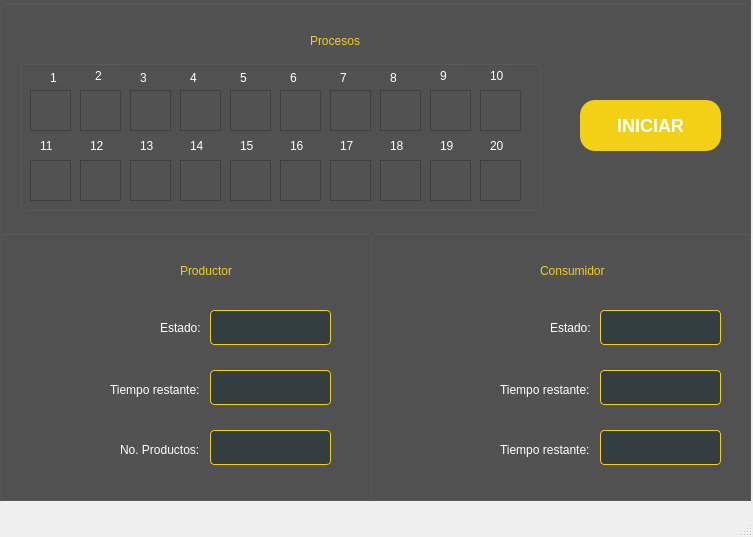
<?xml version="1.0" encoding="UTF-8"?>
<ui version="4.0">
 <class>MainWindow</class>
 <widget class="QMainWindow" name="MainWindow">
  <property name="geometry">
   <rect>
    <x>0</x>
    <y>0</y>
    <width>753</width>
    <height>537</height>
   </rect>
  </property>
  <property name="windowTitle">
   <string>MainWindow</string>
  </property>
  <widget class="QWidget" name="centralwidget">
   <widget class="QGroupBox" name="BoxProceso">
    <property name="geometry">
     <rect>
      <x>0</x>
      <y>0</y>
      <width>751</width>
      <height>231</height>
     </rect>
    </property>
    <property name="styleSheet">
     <string notr="true">background-color: rgb(82, 82, 82)</string>
    </property>
    <property name="title">
     <string/>
    </property>
    <widget class="QLabel" name="label">
     <property name="geometry">
      <rect>
       <x>310</x>
       <y>20</y>
       <width>111</width>
       <height>41</height>
      </rect>
     </property>
     <property name="styleSheet">
      <string notr="true">font: 700 18pt &quot;Myanmar Text&quot;;
color: rgb(241, 208, 22 )</string>
     </property>
     <property name="text">
      <string>Procesos</string>
     </property>
    </widget>
    <widget class="QGroupBox" name="groupBox">
     <property name="geometry">
      <rect>
       <x>20</x>
       <y>60</y>
       <width>521</width>
       <height>151</height>
      </rect>
     </property>
     <property name="title">
      <string/>
     </property>
     <widget class="QGraphicsView" name="graphicsView_1">
      <property name="geometry">
       <rect>
        <x>10</x>
        <y>30</y>
        <width>41</width>
        <height>41</height>
       </rect>
      </property>
     </widget>
     <widget class="QGraphicsView" name="graphicsView_2">
      <property name="geometry">
       <rect>
        <x>60</x>
        <y>30</y>
        <width>41</width>
        <height>41</height>
       </rect>
      </property>
     </widget>
     <widget class="QGraphicsView" name="graphicsView_3">
      <property name="geometry">
       <rect>
        <x>110</x>
        <y>30</y>
        <width>41</width>
        <height>41</height>
       </rect>
      </property>
     </widget>
     <widget class="QGraphicsView" name="graphicsView_4">
      <property name="geometry">
       <rect>
        <x>160</x>
        <y>30</y>
        <width>41</width>
        <height>41</height>
       </rect>
      </property>
     </widget>
     <widget class="QGraphicsView" name="graphicsView_5">
      <property name="geometry">
       <rect>
        <x>210</x>
        <y>30</y>
        <width>41</width>
        <height>41</height>
       </rect>
      </property>
     </widget>
     <widget class="QGraphicsView" name="graphicsView_6">
      <property name="geometry">
       <rect>
        <x>260</x>
        <y>30</y>
        <width>41</width>
        <height>41</height>
       </rect>
      </property>
     </widget>
     <widget class="QGraphicsView" name="graphicsView_7">
      <property name="geometry">
       <rect>
        <x>310</x>
        <y>30</y>
        <width>41</width>
        <height>41</height>
       </rect>
      </property>
     </widget>
     <widget class="QGraphicsView" name="graphicsView_8">
      <property name="geometry">
       <rect>
        <x>360</x>
        <y>30</y>
        <width>41</width>
        <height>41</height>
       </rect>
      </property>
     </widget>
     <widget class="QGraphicsView" name="graphicsView_9">
      <property name="geometry">
       <rect>
        <x>410</x>
        <y>30</y>
        <width>41</width>
        <height>41</height>
       </rect>
      </property>
     </widget>
     <widget class="QGraphicsView" name="graphicsView_10">
      <property name="geometry">
       <rect>
        <x>460</x>
        <y>30</y>
        <width>41</width>
        <height>41</height>
       </rect>
      </property>
     </widget>
     <widget class="QGraphicsView" name="graphicsView_11">
      <property name="geometry">
       <rect>
        <x>10</x>
        <y>100</y>
        <width>41</width>
        <height>41</height>
       </rect>
      </property>
     </widget>
     <widget class="QGraphicsView" name="graphicsView_12">
      <property name="geometry">
       <rect>
        <x>60</x>
        <y>100</y>
        <width>41</width>
        <height>41</height>
       </rect>
      </property>
     </widget>
     <widget class="QGraphicsView" name="graphicsView_13">
      <property name="geometry">
       <rect>
        <x>110</x>
        <y>100</y>
        <width>41</width>
        <height>41</height>
       </rect>
      </property>
     </widget>
     <widget class="QGraphicsView" name="graphicsView_14">
      <property name="geometry">
       <rect>
        <x>160</x>
        <y>100</y>
        <width>41</width>
        <height>41</height>
       </rect>
      </property>
     </widget>
     <widget class="QGraphicsView" name="graphicsView_15">
      <property name="geometry">
       <rect>
        <x>210</x>
        <y>100</y>
        <width>41</width>
        <height>41</height>
       </rect>
      </property>
     </widget>
     <widget class="QGraphicsView" name="graphicsView_16">
      <property name="geometry">
       <rect>
        <x>260</x>
        <y>100</y>
        <width>41</width>
        <height>41</height>
       </rect>
      </property>
     </widget>
     <widget class="QGraphicsView" name="graphicsView_17">
      <property name="geometry">
       <rect>
        <x>310</x>
        <y>100</y>
        <width>41</width>
        <height>41</height>
       </rect>
      </property>
     </widget>
     <widget class="QGraphicsView" name="graphicsView_18">
      <property name="geometry">
       <rect>
        <x>360</x>
        <y>100</y>
        <width>41</width>
        <height>41</height>
       </rect>
      </property>
     </widget>
     <widget class="QGraphicsView" name="graphicsView_19">
      <property name="geometry">
       <rect>
        <x>410</x>
        <y>100</y>
        <width>41</width>
        <height>41</height>
       </rect>
      </property>
     </widget>
     <widget class="QGraphicsView" name="graphicsView_20">
      <property name="geometry">
       <rect>
        <x>460</x>
        <y>100</y>
        <width>41</width>
        <height>41</height>
       </rect>
      </property>
     </widget>
     <widget class="QLabel" name="label_2">
      <property name="geometry">
       <rect>
        <x>30</x>
        <y>10</y>
        <width>16</width>
        <height>16</height>
       </rect>
      </property>
      <property name="styleSheet">
       <string notr="true">color: rgb(255, 255, 255);
font: 12pt &quot;Segoe UI&quot;;</string>
      </property>
      <property name="text">
       <string>1</string>
      </property>
     </widget>
     <widget class="QLabel" name="label_3">
      <property name="geometry">
       <rect>
        <x>75</x>
        <y>5</y>
        <width>21</width>
        <height>21</height>
       </rect>
      </property>
      <property name="styleSheet">
       <string notr="true">color: rgb(255, 255, 255);
font: 12pt &quot;Segoe UI&quot;;</string>
      </property>
      <property name="text">
       <string>2</string>
      </property>
     </widget>
     <widget class="QLabel" name="label_4">
      <property name="geometry">
       <rect>
        <x>120</x>
        <y>10</y>
        <width>16</width>
        <height>16</height>
       </rect>
      </property>
      <property name="styleSheet">
       <string notr="true">color: rgb(255, 255, 255);
font: 12pt &quot;Segoe UI&quot;;</string>
      </property>
      <property name="text">
       <string>3</string>
      </property>
     </widget>
     <widget class="QLabel" name="label_5">
      <property name="geometry">
       <rect>
        <x>170</x>
        <y>10</y>
        <width>16</width>
        <height>16</height>
       </rect>
      </property>
      <property name="styleSheet">
       <string notr="true">color: rgb(255, 255, 255);
font: 12pt &quot;Segoe UI&quot;;</string>
      </property>
      <property name="text">
       <string>4</string>
      </property>
     </widget>
     <widget class="QLabel" name="label_6">
      <property name="geometry">
       <rect>
        <x>220</x>
        <y>10</y>
        <width>16</width>
        <height>16</height>
       </rect>
      </property>
      <property name="styleSheet">
       <string notr="true">color: rgb(255, 255, 255);
font: 12pt &quot;Segoe UI&quot;;</string>
      </property>
      <property name="text">
       <string>5</string>
      </property>
     </widget>
     <widget class="QLabel" name="label_7">
      <property name="geometry">
       <rect>
        <x>270</x>
        <y>10</y>
        <width>16</width>
        <height>16</height>
       </rect>
      </property>
      <property name="styleSheet">
       <string notr="true">color: rgb(255, 255, 255);
font: 12pt &quot;Segoe UI&quot;;</string>
      </property>
      <property name="text">
       <string>6</string>
      </property>
     </widget>
     <widget class="QLabel" name="label_8">
      <property name="geometry">
       <rect>
        <x>320</x>
        <y>10</y>
        <width>16</width>
        <height>16</height>
       </rect>
      </property>
      <property name="styleSheet">
       <string notr="true">color: rgb(255, 255, 255);
font: 12pt &quot;Segoe UI&quot;;</string>
      </property>
      <property name="text">
       <string>7</string>
      </property>
     </widget>
     <widget class="QLabel" name="label_9">
      <property name="geometry">
       <rect>
        <x>370</x>
        <y>10</y>
        <width>16</width>
        <height>16</height>
       </rect>
      </property>
      <property name="styleSheet">
       <string notr="true">color: rgb(255, 255, 255);
font: 12pt &quot;Segoe UI&quot;;</string>
      </property>
      <property name="text">
       <string>8</string>
      </property>
     </widget>
     <widget class="QLabel" name="label_10">
      <property name="geometry">
       <rect>
        <x>420</x>
        <y>6</y>
        <width>20</width>
        <height>20</height>
       </rect>
      </property>
      <property name="styleSheet">
       <string notr="true">color: rgb(255, 255, 255);
font: 12pt &quot;Segoe UI&quot;;</string>
      </property>
      <property name="text">
       <string>9</string>
      </property>
     </widget>
     <widget class="QLabel" name="label_11">
      <property name="geometry">
       <rect>
        <x>470</x>
        <y>6</y>
        <width>21</width>
        <height>20</height>
       </rect>
      </property>
      <property name="styleSheet">
       <string notr="true">color: rgb(255, 255, 255);
font: 12pt &quot;Segoe UI&quot;;</string>
      </property>
      <property name="text">
       <string>10</string>
      </property>
     </widget>
     <widget class="QLabel" name="label_12">
      <property name="geometry">
       <rect>
        <x>20</x>
        <y>75</y>
        <width>21</width>
        <height>21</height>
       </rect>
      </property>
      <property name="styleSheet">
       <string notr="true">color: rgb(255, 255, 255);
font: 12pt &quot;Segoe UI&quot;;</string>
      </property>
      <property name="text">
       <string>11</string>
      </property>
     </widget>
     <widget class="QLabel" name="label_13">
      <property name="geometry">
       <rect>
        <x>70</x>
        <y>75</y>
        <width>21</width>
        <height>21</height>
       </rect>
      </property>
      <property name="styleSheet">
       <string notr="true">color: rgb(255, 255, 255);
font: 12pt &quot;Segoe UI&quot;;</string>
      </property>
      <property name="text">
       <string>12</string>
      </property>
     </widget>
     <widget class="QLabel" name="label_14">
      <property name="geometry">
       <rect>
        <x>120</x>
        <y>75</y>
        <width>21</width>
        <height>21</height>
       </rect>
      </property>
      <property name="styleSheet">
       <string notr="true">color: rgb(255, 255, 255);
font: 12pt &quot;Segoe UI&quot;;</string>
      </property>
      <property name="text">
       <string>13</string>
      </property>
     </widget>
     <widget class="QLabel" name="label_15">
      <property name="geometry">
       <rect>
        <x>170</x>
        <y>75</y>
        <width>31</width>
        <height>21</height>
       </rect>
      </property>
      <property name="styleSheet">
       <string notr="true">color: rgb(255, 255, 255);
font: 12pt &quot;Segoe UI&quot;;</string>
      </property>
      <property name="text">
       <string>14</string>
      </property>
     </widget>
     <widget class="QLabel" name="label_16">
      <property name="geometry">
       <rect>
        <x>220</x>
        <y>75</y>
        <width>31</width>
        <height>21</height>
       </rect>
      </property>
      <property name="styleSheet">
       <string notr="true">color: rgb(255, 255, 255);
font: 12pt &quot;Segoe UI&quot;;</string>
      </property>
      <property name="text">
       <string>15</string>
      </property>
     </widget>
     <widget class="QLabel" name="label_17">
      <property name="geometry">
       <rect>
        <x>270</x>
        <y>76</y>
        <width>21</width>
        <height>20</height>
       </rect>
      </property>
      <property name="styleSheet">
       <string notr="true">color: rgb(255, 255, 255);
font: 12pt &quot;Segoe UI&quot;;</string>
      </property>
      <property name="text">
       <string>16</string>
      </property>
     </widget>
     <widget class="QLabel" name="label_18">
      <property name="geometry">
       <rect>
        <x>320</x>
        <y>76</y>
        <width>20</width>
        <height>20</height>
       </rect>
      </property>
      <property name="styleSheet">
       <string notr="true">color: rgb(255, 255, 255);
font: 12pt &quot;Segoe UI&quot;;</string>
      </property>
      <property name="text">
       <string>17</string>
      </property>
     </widget>
     <widget class="QLabel" name="label_19">
      <property name="geometry">
       <rect>
        <x>370</x>
        <y>75</y>
        <width>21</width>
        <height>21</height>
       </rect>
      </property>
      <property name="styleSheet">
       <string notr="true">color: rgb(255, 255, 255);
font: 12pt &quot;Segoe UI&quot;;</string>
      </property>
      <property name="text">
       <string>18</string>
      </property>
     </widget>
     <widget class="QLabel" name="label_20">
      <property name="geometry">
       <rect>
        <x>420</x>
        <y>75</y>
        <width>21</width>
        <height>21</height>
       </rect>
      </property>
      <property name="styleSheet">
       <string notr="true">color: rgb(255, 255, 255);
font: 12pt &quot;Segoe UI&quot;;</string>
      </property>
      <property name="text">
       <string>19</string>
      </property>
     </widget>
     <widget class="QLabel" name="label_21">
      <property name="geometry">
       <rect>
        <x>470</x>
        <y>76</y>
        <width>21</width>
        <height>20</height>
       </rect>
      </property>
      <property name="styleSheet">
       <string notr="true">color: rgb(255, 255, 255);
font: 12pt &quot;Segoe UI&quot;;</string>
      </property>
      <property name="text">
       <string>20</string>
      </property>
     </widget>
    </widget>
    <widget class="QPushButton" name="pushButton_Start">
     <property name="geometry">
      <rect>
       <x>580</x>
       <y>100</y>
       <width>141</width>
       <height>51</height>
      </rect>
     </property>
     <property name="styleSheet">
      <string notr="true">background-color:rgb(241, 208, 22 );
color: white;
font-weight: bold;        
font-size: 18px;
border-radius: 15px;
padding: 10px;  </string>
     </property>
     <property name="text">
      <string>INICIAR</string>
     </property>
    </widget>
   </widget>
   <widget class="QGroupBox" name="BoxProductor">
    <property name="geometry">
     <rect>
      <x>0</x>
      <y>230</y>
      <width>371</width>
      <height>271</height>
     </rect>
    </property>
    <property name="styleSheet">
     <string notr="true">background-color: rgb(82, 82, 82)</string>
    </property>
    <property name="title">
     <string/>
    </property>
    <widget class="QLabel" name="label_22">
     <property name="geometry">
      <rect>
       <x>180</x>
       <y>20</y>
       <width>131</width>
       <height>41</height>
      </rect>
     </property>
     <property name="styleSheet">
      <string notr="true">font: 700 18pt &quot;Myanmar Text&quot;;
color: rgb(241, 208, 22)</string>
     </property>
     <property name="text">
      <string>Productor</string>
     </property>
    </widget>
    <widget class="QLabel" name="label_24">
     <property name="geometry">
      <rect>
       <x>160</x>
       <y>90</y>
       <width>49</width>
       <height>16</height>
      </rect>
     </property>
     <property name="styleSheet">
      <string notr="true">color: white;</string>
     </property>
     <property name="text">
      <string>Estado:</string>
     </property>
    </widget>
    <widget class="QLabel" name="label_25">
     <property name="geometry">
      <rect>
       <x>110</x>
       <y>150</y>
       <width>91</width>
       <height>20</height>
      </rect>
     </property>
     <property name="styleSheet">
      <string notr="true">color: white;</string>
     </property>
     <property name="text">
      <string>Tiempo restante:</string>
     </property>
    </widget>
    <widget class="QLabel" name="label_26">
     <property name="geometry">
      <rect>
       <x>120</x>
       <y>210</y>
       <width>81</width>
       <height>20</height>
      </rect>
     </property>
     <property name="styleSheet">
      <string notr="true">color: white;</string>
     </property>
     <property name="text">
      <string>No. Productos: </string>
     </property>
    </widget>
    <widget class="QLabel" name="imageProductor">
     <property name="geometry">
      <rect>
       <x>10</x>
       <y>10</y>
       <width>121</width>
       <height>121</height>
      </rect>
     </property>
     <property name="autoFillBackground">
      <bool>false</bool>
     </property>
     <property name="styleSheet">
      <string notr="true"/>
     </property>
     <property name="text">
      <string/>
     </property>
     <property name="pixmap">
      <pixmap>../img/productor.png</pixmap>
     </property>
     <property name="scaledContents">
      <bool>true</bool>
     </property>
    </widget>
    <widget class="QLineEdit" name="textBox_StatusProductor">
     <property name="geometry">
      <rect>
       <x>210</x>
       <y>80</y>
       <width>121</width>
       <height>35</height>
      </rect>
     </property>
     <property name="minimumSize">
      <size>
       <width>60</width>
       <height>35</height>
      </size>
     </property>
     <property name="tabletTracking">
      <bool>true</bool>
     </property>
     <property name="autoFillBackground">
      <bool>false</bool>
     </property>
     <property name="styleSheet">
      <string notr="true">background-color: rgb(52, 62, 64);
color: rgb(255, 255, 255);
border: 1px solid rgb(241, 208, 22 );
border-radius: 4px;</string>
     </property>
     <property name="text">
      <string/>
     </property>
    </widget>
    <widget class="QLineEdit" name="textBox_StatusProductor_2">
     <property name="geometry">
      <rect>
       <x>210</x>
       <y>140</y>
       <width>121</width>
       <height>35</height>
      </rect>
     </property>
     <property name="minimumSize">
      <size>
       <width>60</width>
       <height>35</height>
      </size>
     </property>
     <property name="tabletTracking">
      <bool>true</bool>
     </property>
     <property name="autoFillBackground">
      <bool>false</bool>
     </property>
     <property name="styleSheet">
      <string notr="true">background-color: rgb(52, 62, 64);
color: rgb(255, 255, 255);
border: 1px solid rgb(241, 208, 22 );
border-radius: 4px;</string>
     </property>
     <property name="text">
      <string/>
     </property>
    </widget>
    <widget class="QLineEdit" name="textBox_ProductosProductor">
     <property name="geometry">
      <rect>
       <x>210</x>
       <y>200</y>
       <width>121</width>
       <height>35</height>
      </rect>
     </property>
     <property name="minimumSize">
      <size>
       <width>60</width>
       <height>35</height>
      </size>
     </property>
     <property name="tabletTracking">
      <bool>true</bool>
     </property>
     <property name="autoFillBackground">
      <bool>false</bool>
     </property>
     <property name="styleSheet">
      <string notr="true">background-color: rgb(52, 62, 64);
color: rgb(255, 255, 255);
border: 1px solid rgb(241, 208, 22 );
border-radius: 4px;</string>
     </property>
     <property name="text">
      <string/>
     </property>
    </widget>
   </widget>
   <widget class="QGroupBox" name="BoxProducto">
    <property name="geometry">
     <rect>
      <x>370</x>
      <y>230</y>
      <width>381</width>
      <height>271</height>
     </rect>
    </property>
    <property name="styleSheet">
     <string notr="true">background-color: rgb(82, 82, 82)</string>
    </property>
    <property name="title">
     <string/>
    </property>
    <widget class="QLabel" name="label_23">
     <property name="geometry">
      <rect>
       <x>170</x>
       <y>20</y>
       <width>171</width>
       <height>41</height>
      </rect>
     </property>
     <property name="styleSheet">
      <string notr="true">font: 700 18pt &quot;Myanmar Text&quot;;
color: rgb(241, 208, 22 )</string>
     </property>
     <property name="text">
      <string>Consumidor</string>
     </property>
    </widget>
    <widget class="QLabel" name="label_27">
     <property name="geometry">
      <rect>
       <x>180</x>
       <y>90</y>
       <width>49</width>
       <height>16</height>
      </rect>
     </property>
     <property name="styleSheet">
      <string notr="true">color: white;</string>
     </property>
     <property name="text">
      <string>Estado:</string>
     </property>
    </widget>
    <widget class="QLabel" name="label_28">
     <property name="geometry">
      <rect>
       <x>130</x>
       <y>150</y>
       <width>91</width>
       <height>20</height>
      </rect>
     </property>
     <property name="styleSheet">
      <string notr="true">color: white;</string>
     </property>
     <property name="text">
      <string>Tiempo restante:</string>
     </property>
    </widget>
    <widget class="QLabel" name="label_29">
     <property name="geometry">
      <rect>
       <x>130</x>
       <y>210</y>
       <width>91</width>
       <height>20</height>
      </rect>
     </property>
     <property name="styleSheet">
      <string notr="true">color: white;</string>
     </property>
     <property name="text">
      <string>Tiempo restante:</string>
     </property>
    </widget>
    <widget class="QLabel" name="imageConsumidor">
     <property name="geometry">
      <rect>
       <x>10</x>
       <y>10</y>
       <width>121</width>
       <height>121</height>
      </rect>
     </property>
     <property name="autoFillBackground">
      <bool>false</bool>
     </property>
     <property name="styleSheet">
      <string notr="true"/>
     </property>
     <property name="text">
      <string/>
     </property>
     <property name="pixmap">
      <pixmap>../img/consumidor.png</pixmap>
     </property>
     <property name="scaledContents">
      <bool>true</bool>
     </property>
    </widget>
    <widget class="QLineEdit" name="textBox_StatusConsumer">
     <property name="geometry">
      <rect>
       <x>230</x>
       <y>80</y>
       <width>121</width>
       <height>35</height>
      </rect>
     </property>
     <property name="minimumSize">
      <size>
       <width>60</width>
       <height>35</height>
      </size>
     </property>
     <property name="tabletTracking">
      <bool>true</bool>
     </property>
     <property name="autoFillBackground">
      <bool>false</bool>
     </property>
     <property name="styleSheet">
      <string notr="true">background-color: rgb(52, 62, 64);
color: rgb(255, 255, 255);
border: 1px solid rgb(241, 208, 22 );
border-radius: 4px;</string>
     </property>
     <property name="text">
      <string/>
     </property>
    </widget>
    <widget class="QLineEdit" name="textBox_TiempoConsumidor">
     <property name="geometry">
      <rect>
       <x>230</x>
       <y>140</y>
       <width>121</width>
       <height>35</height>
      </rect>
     </property>
     <property name="minimumSize">
      <size>
       <width>60</width>
       <height>35</height>
      </size>
     </property>
     <property name="tabletTracking">
      <bool>true</bool>
     </property>
     <property name="autoFillBackground">
      <bool>false</bool>
     </property>
     <property name="styleSheet">
      <string notr="true">background-color: rgb(52, 62, 64);
color: rgb(255, 255, 255);
border: 1px solid rgb(241, 208, 22 );
border-radius: 4px;</string>
     </property>
     <property name="text">
      <string/>
     </property>
    </widget>
    <widget class="QLineEdit" name="textBox_TiempoConsumidor_2">
     <property name="geometry">
      <rect>
       <x>230</x>
       <y>200</y>
       <width>121</width>
       <height>35</height>
      </rect>
     </property>
     <property name="minimumSize">
      <size>
       <width>60</width>
       <height>35</height>
      </size>
     </property>
     <property name="tabletTracking">
      <bool>true</bool>
     </property>
     <property name="autoFillBackground">
      <bool>false</bool>
     </property>
     <property name="styleSheet">
      <string notr="true">background-color: rgb(52, 62, 64);
color: rgb(255, 255, 255);
border: 1px solid rgb(241, 208, 22 );
border-radius: 4px;</string>
     </property>
     <property name="text">
      <string/>
     </property>
    </widget>
   </widget>
  </widget>
  <widget class="QMenuBar" name="menubar">
   <property name="geometry">
    <rect>
     <x>0</x>
     <y>0</y>
     <width>753</width>
     <height>22</height>
    </rect>
   </property>
  </widget>
  <widget class="QStatusBar" name="statusbar"/>
 </widget>
 <resources/>
 <connections/>
</ui>
